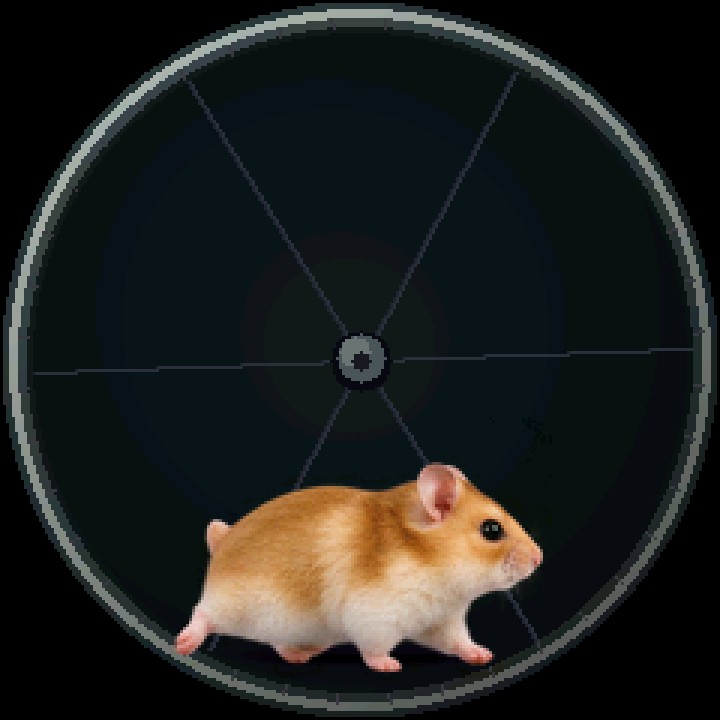

This chart was generated by the following Python code:
"""Render the actual Hamster firmware with a desktop RGB565 adapter."""
from pathlib import Path
import argparse
import shutil
import subprocess
import tempfile
from PIL import Image

ROOT = Path(__file__).resolve().parent
parser = argparse.ArgumentParser(description=__doc__)
parser.add_argument('--output-dir', type=Path, default=ROOT)
out = parser.parse_args().output_dir
out.mkdir(parents=True, exist_ok=True)
adapter = r'''
#pragma once
#include <cstdint>
#include <cstdio>
#include <cmath>
#include <cstdlib>
#include <stdexcept>
namespace lgfx {
class LGFXBase {
public:
  uint16_t pixels[240*240] = {};
  void setSwapBytes(bool) {}
  void pixel(int x, int y, uint16_t color) {
    if (x<0 || x>=240 || y<0 || y>=240) throw std::runtime_error("Pixel bounds");
    pixels[y*240+x] = color;
  }
  uint16_t readPixel(int x, int y) {
    if (x<0 || x>=240 || y<0 || y>=240) throw std::runtime_error("Read bounds");
    return pixels[y*240+x];
  }
  void pushImage(int x, int y, int w, int h, const uint16_t* source) {
    for (int j=0; j<h; ++j) for (int i=0; i<w; ++i) pixel(x+i,y+j,source[j*w+i]);
  }
  void drawLine(int x0, int y0, int x1, int y1, uint16_t color) {
    const int dx=abs(x1-x0), sx=x0<x1?1:-1;
    const int dy=-abs(y1-y0), sy=y0<y1?1:-1;
    int error=dx+dy;
    for (;;) {
      pixel(x0,y0,color);
      if (x0==x1 && y0==y1) break;
      const int twice=2*error;
      if (twice>=dy) { error+=dy; x0+=sx; }
      if (twice<=dx) { error+=dx; y0+=sy; }
    }
  }
  void fillEllipse(int cx, int cy, int rx, int ry, uint16_t color) {
    for (int y=-ry; y<=ry; ++y) for (int x=-rx; x<=rx; ++x)
      if (x*x*ry*ry+y*y*rx*rx<=rx*rx*ry*ry) pixel(cx+x,cy+y,color);
  }
  void fillCircle(int x, int y, int r, uint16_t color) { fillEllipse(x,y,r,r,color); }
  void write(FILE* out) {
    for (uint16_t p: pixels) {
      unsigned char rgb[] = {static_cast<unsigned char>((p>>11)*255/31),
        static_cast<unsigned char>(((p>>5)&63)*255/63),
        static_cast<unsigned char>((p&31)*255/31)};
      if (fwrite(rgb,1,3,out)!=3) throw std::runtime_error("Write failed");
    }
  }
};
}
'''
harness = r'''
#include "HamsterAnimation.h"
int main(int argc, char** argv) {
  if (argc!=2) return 1;
  FILE* out=fopen(argv[1],"wb");
  if (!out) return 2;
  Hamster::Animation hamster;
  lgfx::LGFXBase canvas;
  hamster.begin(0x48414D);
  unsigned poses=0;
  for (int tick=0; tick<300; ++tick) {
    hamster.update(1.0f/30);
    const int pose=hamster.pose();
    if (pose<0 || pose>=16) return 3;
    poses |= 1u<<pose;
    if (tick%2==0) { hamster.draw(canvas); canvas.write(out); }
  }
  fclose(out);
  if ((poses&255)!=255 || (poses&0xF000)==0 || (poses&0xF00)==0) return 4;
  for (int tick=0; tick<18000; ++tick) {
    hamster.update(1.0f/30);
    if (hamster.pose()<0 || hamster.pose()>=16) return 5;
    if (tick%300==0) hamster.draw(canvas);
  }
}
'''
compiler = shutil.which('g++')
if not compiler:
    raise SystemExit('g++ must be on PATH')
with tempfile.TemporaryDirectory(prefix='hamster-preview-') as folder:
    tmp=Path(folder)
    (tmp/'LovyanGFX.hpp').write_text(adapter)
    (tmp/'preview.cpp').write_text(harness)
    exe, raw=tmp/'preview.exe',tmp/'frames.rgb'
    subprocess.run([compiler,'-std=c++17','-O2','-Wall','-Wextra','-Werror',
                    '-I',str(tmp),'-I',str(ROOT),str(tmp/'preview.cpp'),'-o',str(exe)],check=True)
    subprocess.run([str(exe),str(raw)],check=True)
    data=raw.read_bytes()
size=240*240*3
assert len(data)==150*size
frames=[Image.frombytes('RGB',(240,240),data[i:i+size]) for i in range(0,len(data),size)]
frames[14].resize((720,720),Image.Resampling.NEAREST).save(out/'preview.png')
contact=Image.new('RGB',(960,240))
for i,index in enumerate([14,72,83,98]):
    contact.paste(frames[index],(240*i,0))
contact.save(out/'preview-contact.png')
# A shared palette avoids changes in fur colors between frames.
swatches=Image.new('RGB',(240*6,240))
for i,index in enumerate([0,14,45,72,83,98]):
    swatches.paste(frames[index],(240*i,0))
palette=swatches.quantize(colors=256)
indexed=[frame.quantize(palette=palette,dither=Image.Dither.NONE) for frame in frames]
indexed[0].save(out/'preview.gif',save_all=True,append_images=indexed[1:],
                duration=[60,70,70]*50,loop=0,optimize=False)
print('Rendered 150 frames; run, glance, wink, bounds and ten-minute simulation checks passed.')
